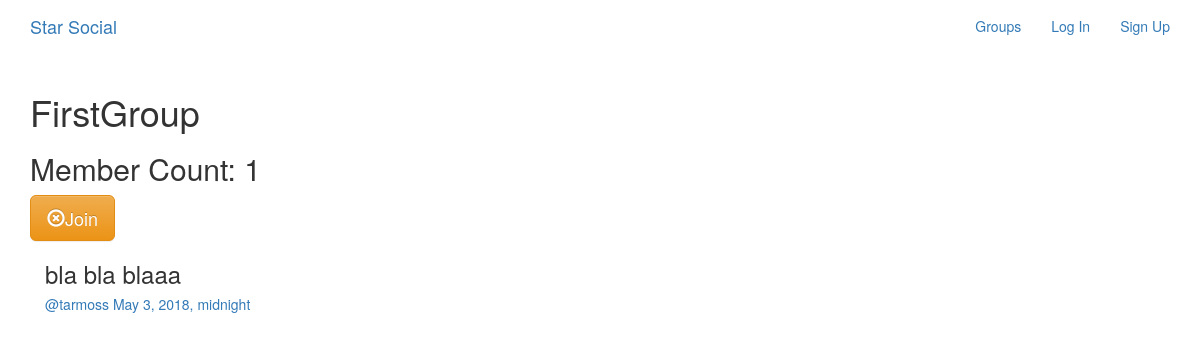
The page /groups/posts/in/firstgroup/ on the database its author committed.
### groups/models.py (models this page shows, shortened)
class Group(models.Model):
    name = models.CharField(max_length=255,unique=True)
    slug = models.SlugField(allow_unicode=True,unique=True)
    description = models.TextField(blank=True,default='')
    description_html = models.TextField(editable=False,default='',
                                        blank=True)
    members = models.ManyToManyField(User, through='GroupMember')
    class Meta:
        ordering = ['name']

### posts/models.py (models this page shows, shortened)
class Post(models.Model):
    user = models.ForeignKey(User,related_name='posts',on_delete=models.CASCADE)
    created_at = models.DateTimeField(auto_now=True)
    message = models.TextField()
    message_html = models.TextField(editable=False)
    group = models.ForeignKey(Group, related_name='posts',null=True,blank=True
                            ,on_delete=models.CASCADE)
    class Meta:
        ordering = ['-created_at']
        unique_together = ['user','message']

### groups/views.py (the view)
# urls.py: re_path(r"^posts/in/(?P<slug>[-\w]+)/$",views.SingleGroup.as_view(),name="single"),
class SingleGroup(generic.DetailView):
    model = Group

### groups/templates/groups/group_detail.html
{% extends "groups/group_base.html" %}
{% block pregroup %}
  <h1>{{group.name}}</h1>
  <h2>Member Count: {{group.members.count}}</h2>
  <div class="content">
    {% if user in group.members.all %}
      <a href="{% url 'groups:leave' slug=group.slug %}"
         class="btn btn-lg btn-fill btn-warning"><span
         class="glyphicon glyphicon-remove-circle"></span>Leave</a>
      {% else %}
      <a href="{% url 'groups:join' slug=group.slug %}"
         class="btn btn-lg btn-fill btn-warning"><span
         class="glyphicon glyphicon-remove-circle"></span>Join</a>
    {% endif %}
  </div>
{% endblock %}
{% block group_content %}
<div class="col-md-8">
  {% if group.posts.count == 0 %}
    <h2>No posts in this group yet</h2>
  {% else %}
    {% for post in group.posts.all %}
      {% include "posts/_post.html" %}
    {% endfor %}
  {% endif %}
</div>
{% endblock %}

### posts/templates/posts/_post.html (shortened to what this page needs)
<div class="post media">
  <h3>{{post.message_html|safe}}</h3>
  <div class="media-body">
    <h5 class='media-heading'>
    <span class="username">
      <a href="{% url 'posts:for_user' username=post.user.username %}">
        @{{post.user.username}}
      </a>
    </span>
    <time class="time">
      <a href="{% url 'posts:single' username=post.user.username pk=post.pk %}">
        {{post.created_at}}
      </a>
    </time>
    </h5>
  </div>
</div>

### rows shown on the page
Group: name "FirstGroup", members.count "1"
Post: message_html "bla bla blaaa", user.username "tarmoss", created_at "May 3, 2018, midnight"
